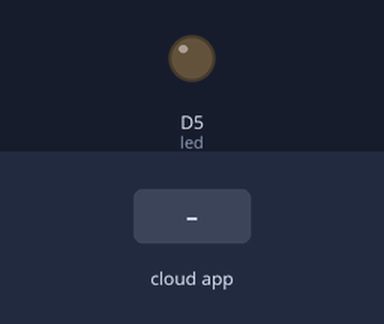
The sketch below on a simulated ESP8266 (NodeMCU). Parts: output pins drawn as LEDs (lit = HIGH). Inputs (shaded band) come from the test bench. WiFi joins after 1.5 s; servers stay silent unless stated; the Firebase database answers and starts empty; what the sketch prints to the serial monitor is not drawn.

Above: at 2.7 s.
2.8 s: the phone or cloud app sets led to 1
At 3.7 s:
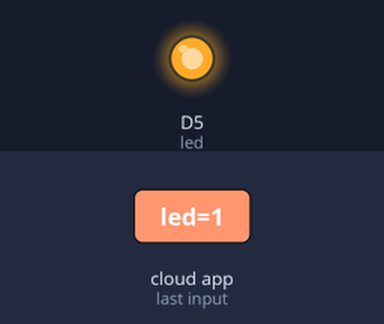
4.4 s: the phone or cloud app sets led to 0
At 5.0 s:
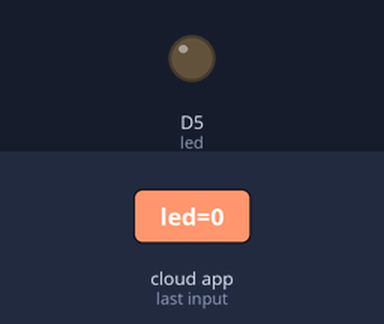
Timing chart, 0 to 7.4 s (numbered marks = the images above; inputs shaded):
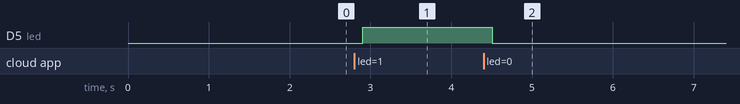

Measured:
- after the input at 2.8 s, D5 (led): LOW → HIGH after 0.10 s
- after the input at 4.4 s, D5 (led): HIGH → LOW after 0.10 s

The sketch:

firebase.ino
```cpp
//FirebaseESP8266.h must be included before ESP8266WiFi.h
#include "FirebaseESP8266.h"	// Install Firebase ESP8266 library
#include <ESP8266WiFi.h>
#define FIREBASE_HOST "harsha2-7efc2-default-rtdb.firebaseio.com/" //Without http:// or https:// schemes
#define FIREBASE_AUTH "kwBJuiP1UMCx14zLC1WLYjrxf2Li6QvozgkATVVE"
#define WIFI_SSID "HARSHA 6908"
#define WIFI_PASSWORD "123456789"

int led = D5;
FirebaseData firebaseData;
FirebaseData ledData;
FirebaseJson json;
void setup()
{
  Serial.begin(9600);
  pinMode(led,OUTPUT);
  WiFi.begin(WIFI_SSID, WIFI_PASSWORD);
  Serial.print("Connecting to Wi-Fi");
  while (WiFi.status() != WL_CONNECTED)
  {
    Serial.print(".");
    delay(300);
  }
  Serial.println();
  Serial.print("Connected with IP: ");
  Serial.println(WiFi.localIP());
  Serial.println();
  Firebase.begin(FIREBASE_HOST, FIREBASE_AUTH);
  Firebase.reconnectWiFi(true);
}
void loop() {
  if (Firebase.getString(ledData, "/FirebaseIOT/led")){
    Serial.println(ledData.stringData());
    if (ledData.stringData() == "1") {
    digitalWrite(led, HIGH);
    String t =  "reached";
     Firebase.setString(firebaseData, "/FirebaseIOT/status", t);
    }
  else if (ledData.stringData() == "0"){
    digitalWrite(led, LOW);
    String t =  "running";
     Firebase.setString(firebaseData, "/FirebaseIOT/status", t);
    }
  }
  delay(100);
}
```
